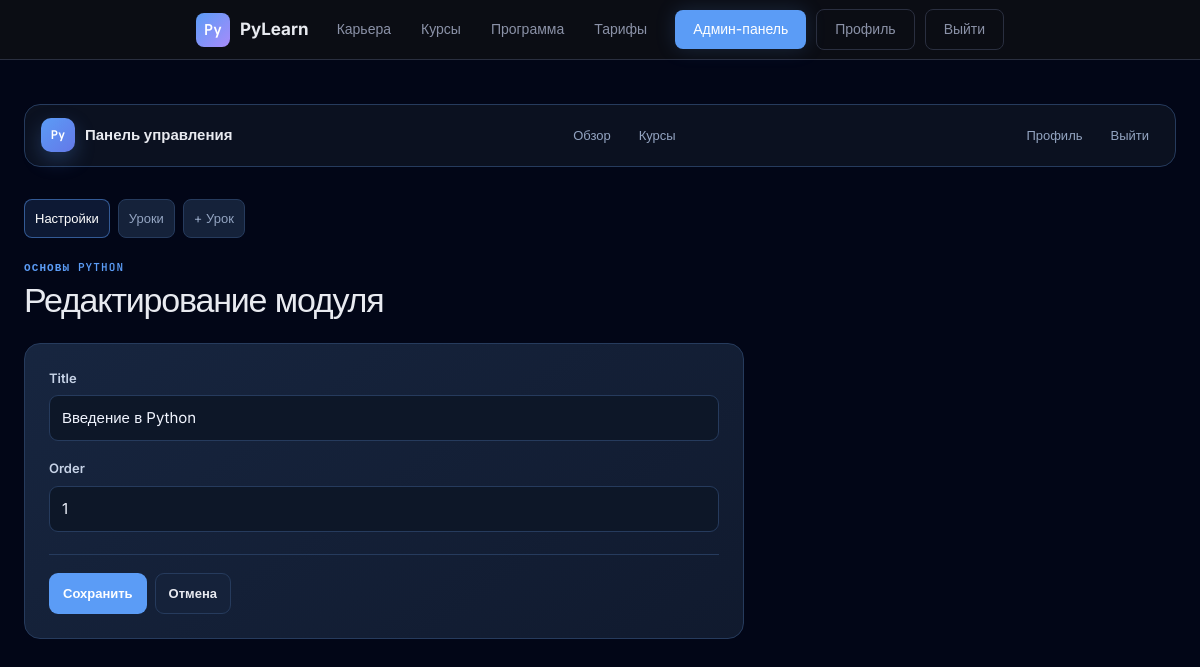
Page /adminpanel/modules/21/edit/ (signed in) on the committed database.
### courses/models.py (models this page shows, shortened)
class Module(models.Model):
    course = models.ForeignKey(Course, related_name='modules', on_delete=models.CASCADE)
    title = models.CharField(max_length=200)
    order = models.PositiveIntegerField()
    class Meta:
        ordering = ['order']

class Course(models.Model):
    title = models.CharField(max_length=200)
    description = models.TextField(blank=True)
    slug = models.SlugField(unique=True)

### users/decorators.py (the view)
    def wrapper(request, *args, **kwargs):
        if not request.user.is_authenticated or request.user.role != "admin":
            return redirect("users:signin")
        return view_func(request, *args, **kwargs)

### adminpanel/forms.py
class ModuleForm(forms.ModelForm):
    class Meta:
        model = Module
        fields = ['title', 'order']
        widgets ={
            'title' : forms.TextInput(attrs={'class' : 'input is-rounded', 'placeholder' : 'Название'}),
            'order' : forms.TextInput(attrs={'class' : 'input is-rounded', 'placeholder' : 'Номер модуля'}),
        }

### adminpanel/views.py (called while the page is built)
@admin_required
def edit_module(request, module_id):
    module = get_object_or_404(Module, id=module_id)
    if request.method == "POST":
        form = ModuleForm(request.POST, instance=module)
        if form.is_valid():
            form.save()
            return redirect('adminpanel:course_modules', course_id=module.course.id)
    else:
        form = ModuleForm(instance=module)
    return render(request, 'adminpanel/edit_module.html', {'form': form, 'module': module})

### adminpanel/templates/adminpanel/edit_module.html
{% extends 'adminpanel/base.html' %}{% load widget_tweaks %}{% block admin_content %}<div class="admin-tabs"><a class="active" href="{% url 'adminpanel:edit_module' module.id %}">Настройки</a><a href="{% url 'adminpanel:module_lessons' module.id %}">Уроки</a><a href="{% url 'adminpanel:add_lesson' module.id %}">+ Урок</a></div><div class="admin-header"><div><p class="admin-eyebrow">{{ module.course.title }}</p><h1 class="admin-heading">Редактирование модуля</h1></div></div><form method="post" class="admin-form">{% csrf_token %}{% for field in form %}<div class="admin-field"><label for="{{ field.id_for_label }}">{{ field.label }}</label>{{ field|add_class:"admin-input" }}{{ field.errors }}</div>{% endfor %}<div class="admin-form-actions"><button class="admin-button" type="submit">Сохранить</button><a class="admin-button secondary" href="{% url 'adminpanel:course_modules' module.course.id %}">Отмена</a></div></form>{% endblock %}

### static/css/theme.css (style rules this page uses)
:root { --bg-base: #0d0f14; --bg-surface: #141720; --bg-card: #1a1e2b; --bg-hover: #212636; --border: #2a2f40; --border-light: #323848; --text-primary: #e8eaf0; --text-secondary:#8b92a8; --text-muted: #555d72; --accent: #5b9cf6; --accent-glow: rgba(91,156,246,.18); --accent-dim: rgba(91,156,246,.08); --green: #3dd68c; --green-dim: rgba(61,214,140,.1); --orange: #f5a524; --orange-dim: rgba(245,165,36,.1); --red: #f55; --radius: 10px; --radius-lg:16px; --font-mono: 'JetBrains Mono', monospace; --font-sans: 'Inter', sans-serif; }
*, *::before, *::after { box-sizing: border-box; margin: 0; padding: 0; }
html { scroll-behavior: smooth; }
body { background: var(--bg-base); color: var(--text-primary); font-family: var(--font-sans); font-size: 15px; line-height: 1.6; }
a { color: inherit; }
button, input, textarea, select { font: inherit; }

### adminpanel/static/css/admin.css (style rules this page uses)
.admin-nav,.admin-user,.admin-actions,.admin-tabs,.admin-form-actions { display:flex; align-items:center; gap:8px; flex-wrap:wrap; }
.admin-nav a,.admin-user a,.admin-tabs a { color:var(--admin-muted); text-decoration:none; padding:8px 10px; border-radius:8px; font-size:13px; transition:.18s; }
.admin-eyebrow { color:var(--admin-blue); font:600 11px var(--font-mono); letter-spacing:.1em; text-transform:uppercase; margin-bottom:6px; }
.admin-heading { font-size:clamp(26px,4vw,34px); line-height:1.15; margin:0; letter-spacing:-.035em; }
.admin-header { display:flex; align-items:flex-start; justify-content:space-between; gap:20px; margin-bottom:24px; }
.admin-button { display:inline-flex; align-items:center; justify-content:center; gap:7px; border:1px solid transparent; border-radius:9px; padding:9px 13px; color:#fff; background:var(--admin-blue); text-decoration:none; font-size:13px; font-weight:600; cursor:pointer; transition:.18s; }
.admin-button.secondary { color:var(--text-primary); background:var(--admin-card); border-color:var(--admin-border); }
.admin-stat,.admin-card,.admin-form,.admin-table-wrap { background:linear-gradient(145deg,rgba(24,39,65,.96),rgba(17,27,47,.96)); border:1px solid var(--admin-border); border-radius:16px; }
.admin-tabs { margin-bottom:22px; }
.admin-tabs a { background:var(--admin-card); border:1px solid var(--admin-border); }
.admin-tabs a.active { color:#fff; background:var(--admin-blue-soft); border-color:rgba(91,156,246,.5); }
.admin-form { max-width:720px; padding:24px; }
.admin-field { margin-bottom:17px; }
.admin-field label { display:block; margin-bottom:7px; color:#c7d3e7; font-size:13px; font-weight:600; }
.admin-input { width:100%; background:#0d1728; color:#f1f5ff; border:1px solid var(--admin-border); border-radius:9px; padding:10px 12px; outline:none; transition:.18s; }
.admin-input::placeholder { color:#60718e; }
.admin-form-actions { margin-top:22px; padding-top:18px; border-top:1px solid var(--admin-border); }

### rows in the picture
Module: course "ОСНОВЫ PYTHON", form "Введение в Python" "1"

### other values in the picture
{{ field.label }} "Title" "Order"
